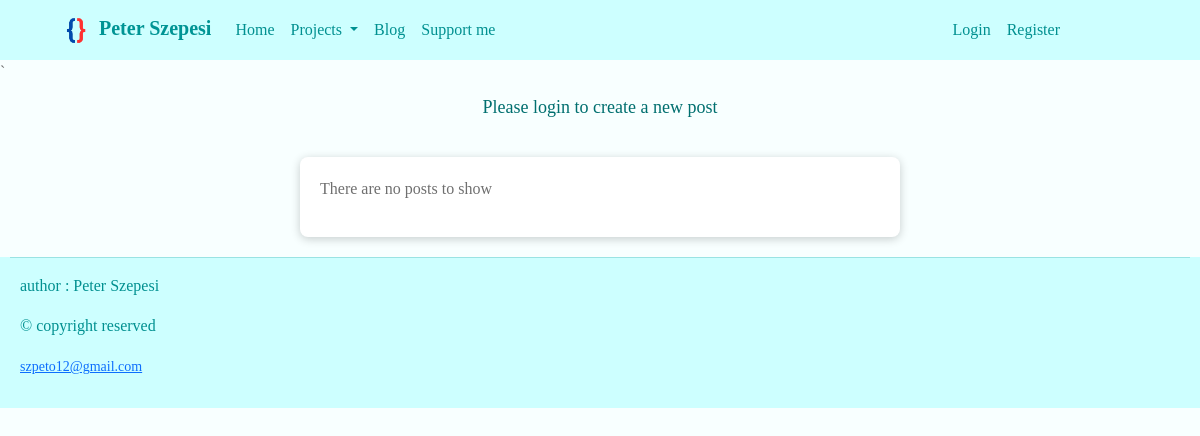
/blog, run on an earlier commit of the app's database.
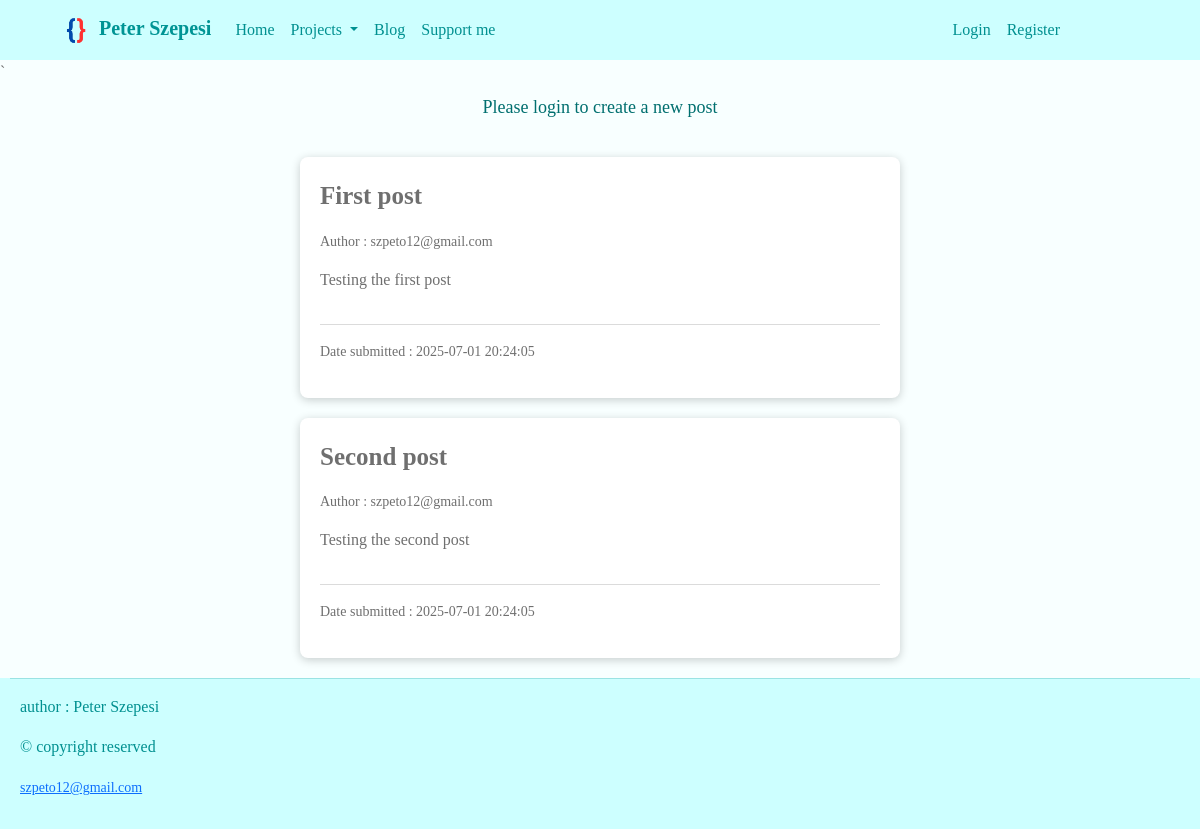
And on a later commit of the database.
### db_models.py (models this page shows, shortened)
class Post(db.Model):
    id = db.Column(db.Integer, primary_key=True, autoincrement=True)
    date_posted = db.Column(db.String(22), nullable=False,
                            default=datetime.datetime.now().strftime("%Y-%m-%d %H:%M:%S"))
    content = db.Column(db.Text, nullable=False)
    title = db.Column(db.String(100), nullable=False)
    user_id = db.Column(db.Integer, db.ForeignKey("user.id"), nullable=False)

class User(db.Model, UserMixin):
    id = db.Column(db.Integer, primary_key=True, autoincrement=True)
    email_username = db.Column(db.String(50), nullable=False, unique=True)
    password = db.Column(db.String(60), nullable=False)
    image_file = db.Column(db.String(20), nullable=False, default="Default - user.jpg")
    posts = db.relationship("Post", backref="user", lazy=True)

### routes.py (the view)
@app.route("/blog", methods=["GET", "POST"])
def blog():
    posts = Post.query.all()
    return render_template("blog.html", title="Blog", posts=posts,
                           current_user=current_user)

### templates/blog.html
{% extends "base.html" %}
{% block body %}
    {% if current_user.email_username %}
        <div class="base-container-centered-content">
            <a class="create-post-button" href="{{ url_for('insert_post') }}">Create a new post</a>
        </div>
    {% else %}
        <div class="base-container-centered-content">
            <p>Please login to create a new post</p>
        </div>
    {% endif %}
    {% if posts %}
        {% for post in posts %}
            <div class="blog-container">
                <p style="font-weight: bold; font-size: 25px;">{{ post.title }}</p>
                <p style="font-size: 14px;">Author : {{ post.user.email_username }}</p>
                <p style="font-weight: 300;">{{ post.content }}</p>
                <hr>
                <p style="font-weight: 200; font-size: 14px;">Date submitted : {{ post.date_posted }}</p>
            </div>
        {% endfor %}
    {% else %}
        <div class="blog-container">
            <p>There are no posts to show</p>
        </div>
    {% endif %}
{% endblock %}

### templates/base.html (shortened to what this page needs)
<!DOCTYPE html>
<html lang="en">
<head>
    <link href="https://cdn.jsdelivr.net/npm/bootstrap@5.3.6/dist/css/bootstrap.min.css"
          rel="stylesheet"
>
    <link rel="stylesheet" href="{{url_for('static', filename = 'Styles/styles.css')}}">
</head>
<body>
  <header>
    <nav class="navbar navbar-expand-lg bg-body-tertiary" data-bs-theme="light">
      <div class="container-fluid">
        <a class="navbar-brand" href="/"><img src="{{ url_for('static', filename='Images/Logo - no background.png') }}"
        width="34">
          Peter Szepesi
        </a>
        <div class="collapse navbar-collapse" id="navbarSupportedContent">
          <ul class="navbar-nav me-auto mb-2 mb-lg-0">
            <li class="nav-item">
              <a class="nav-link active" aria-current="page" href="/">Home</a>
            </li>
            <li class="nav-item dropdown">
              <a class="nav-link dropdown-toggle" href="#" role="button" data-bs-toggle="dropdown" aria-expanded="false">
                Projects
              </a>
            </li>
            <li class="nav-item">
              <a class="nav-link" href="{{ url_for('blog') }}">Blog</a>
            </li>
            <li class="nav-item">
              <a class="nav-link" href="https://www.paypal.me/szpeto" target="_blank">Support me</a>
            </li>
          </ul>
          {% if current_user.is_authenticated %}
            <ul class="navbar-nav ms-auto mb-2 mb-lg-0">
              <li class="nav-item dropdown">
                <a class="nav-link dropdown-toggle" href="#" role="button" data-bs-toggle="dropdown" aria-expanded="false">
                  {{ current_user.email_username }}
                </a>
                <ul class="dropdown-menu">
                  <li><a class="dropdown-item" href="{{ url_for('user') }}">Profile</a></li>
                  <li><a class="dropdown-item" href="{{ url_for('logout') }}">Logout</a></li>
                </ul>
              </li>
            </ul>
          {% else %}
            <ul class="navbar-nav ms-auto mb-2 mb-lg-0">
              <li class="nav-item">
                <a class="nav-link" href="/login">Login</a>
              </li>
              <li class="nav-item">
                <a class="nav-link" href="/register">Register</a>
              </li>
            </ul>
          {% endif %}
        </div>
      </div>
    </nav>
  </header>
  {% with messages = get_flashed_messages(with_categories=True) %}
  `
  {% endwith %}
  {% block body %}{% endblock %}
  <footer>
    <hr>
    <div class="footer-container">
      <p>author : Peter Szepesi</p>
      <p>&copy; copyright reserved</p>
      <small><a href="mailto:szpeto12@gmail.com">szpeto12@gmail.com</a></small>
    </div>
  </footer>
</body>
</html>

### static/Styles/styles.css (style rules this page uses)
body { background-color: rgb(248, 255, 255); font-family: Bahnschrift; color: rgb(111, 111, 111); }
.navbar { background: rgb(205, 255, 255) !important; color: rgb(33, 37, 41) !important; padding: 8px 10% 8px 4% !important; }
.navbar .nav-link { color: rgb(0, 144, 144) !important; }
.navbar-brand { color: rgb(0, 148, 148) !important; font-weight: 600; }
footer { text-align: left; font-family: Bahnschrift; font-weight: 200; color: rgb(0, 144, 144); background: rgb(205, 255, 255) !important; padding: 0px 10px 20px 10px; }
.base-container-centered-content { display: flex; flex-direction: column; margin: 10px auto; font-family: Bahnschrift; color: rgb(0, 111, 111); font-size: 18px; padding: 10px auto; align-items: center; justify-content: center; }
.footer-container { margin: 4px 10px 10px 10px; }
.blog-container { display: flex; flex-direction: column; min-width: 150px; max-width: 600px; margin: 20px auto; padding: 20px; border-radius: 8px; background-color: white; color: rgb(111, 111, 111); box-shadow: 0px 2px 10px rgba(0,0,0,0.2); font-family: Bahnschrift; }

What changed in the data, as far as the page shows it:
added Post: title "First post", user.email_username "szpeto12@gmail.com", content "Testing the first post", date_posted "2025-07-01 20:24:05"
added Post: title "Second post", user.email_username "szpeto12@gmail.com", content "Testing the second post", date_posted "2025-07-01 20:24:05"
Also different on the page:
text no longer shown: "There are no posts to show"
